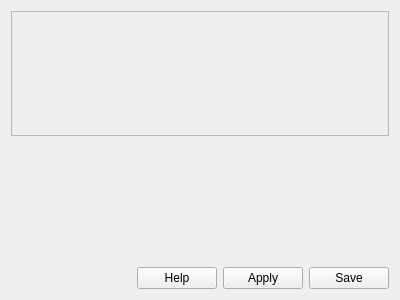
<?xml version="1.0" encoding="UTF-8"?>
<ui version="4.0">
 <class>ConfigBandwidthForm</class>
 <widget class="QWidget" name="ConfigBandwidthForm">
  <property name="geometry">
   <rect>
    <x>0</x>
    <y>0</y>
    <width>400</width>
    <height>300</height>
   </rect>
  </property>
  <property name="windowTitle">
   <string>Form</string>
  </property>
  <layout class="QVBoxLayout" name="verticalLayout">
   <item>
    <widget class="QScrollArea" name="bandwidthsArea">
     <property name="sizePolicy">
      <sizepolicy hsizetype="Expanding" vsizetype="Expanding">
       <horstretch>0</horstretch>
       <verstretch>0</verstretch>
      </sizepolicy>
     </property>
     <property name="horizontalScrollBarPolicy">
      <enum>Qt::ScrollBarAlwaysOff</enum>
     </property>
     <property name="widgetResizable">
      <bool>true</bool>
     </property>
     <widget class="QWidget" name="bandwidthsAreaWidgetContents">
      <property name="geometry">
       <rect>
        <x>0</x>
        <y>0</y>
        <width>386</width>
        <height>124</height>
       </rect>
      </property>
      <layout class="QVBoxLayout" name="verticalLayout_2"/>
     </widget>
    </widget>
   </item>
   <item>
    <spacer name="verticalSpacer">
     <property name="orientation">
      <enum>Qt::Vertical</enum>
     </property>
     <property name="sizeType">
      <enum>QSizePolicy::Expanding</enum>
     </property>
     <property name="sizeHint" stdset="0">
      <size>
       <width>20</width>
       <height>40</height>
      </size>
     </property>
    </spacer>
   </item>
   <item>
    <layout class="QHBoxLayout" name="horizontalLayout">
     <property name="topMargin">
      <number>0</number>
     </property>
     <item>
      <spacer name="horizontalSpacer">
       <property name="orientation">
        <enum>Qt::Horizontal</enum>
       </property>
       <property name="sizeHint" stdset="0">
        <size>
         <width>40</width>
         <height>20</height>
        </size>
       </property>
      </spacer>
     </item>
     <item>
      <widget class="QPushButton" name="helpButton">
       <property name="text">
        <string>Help</string>
       </property>
      </widget>
     </item>
     <item>
      <widget class="QPushButton" name="updateButton">
       <property name="text">
        <string>Apply</string>
       </property>
      </widget>
     </item>
     <item>
      <widget class="QPushButton" name="saveButton">
       <property name="text">
        <string>Save</string>
       </property>
      </widget>
     </item>
    </layout>
   </item>
  </layout>
 </widget>
 <resources/>
 <connections/>
</ui>
